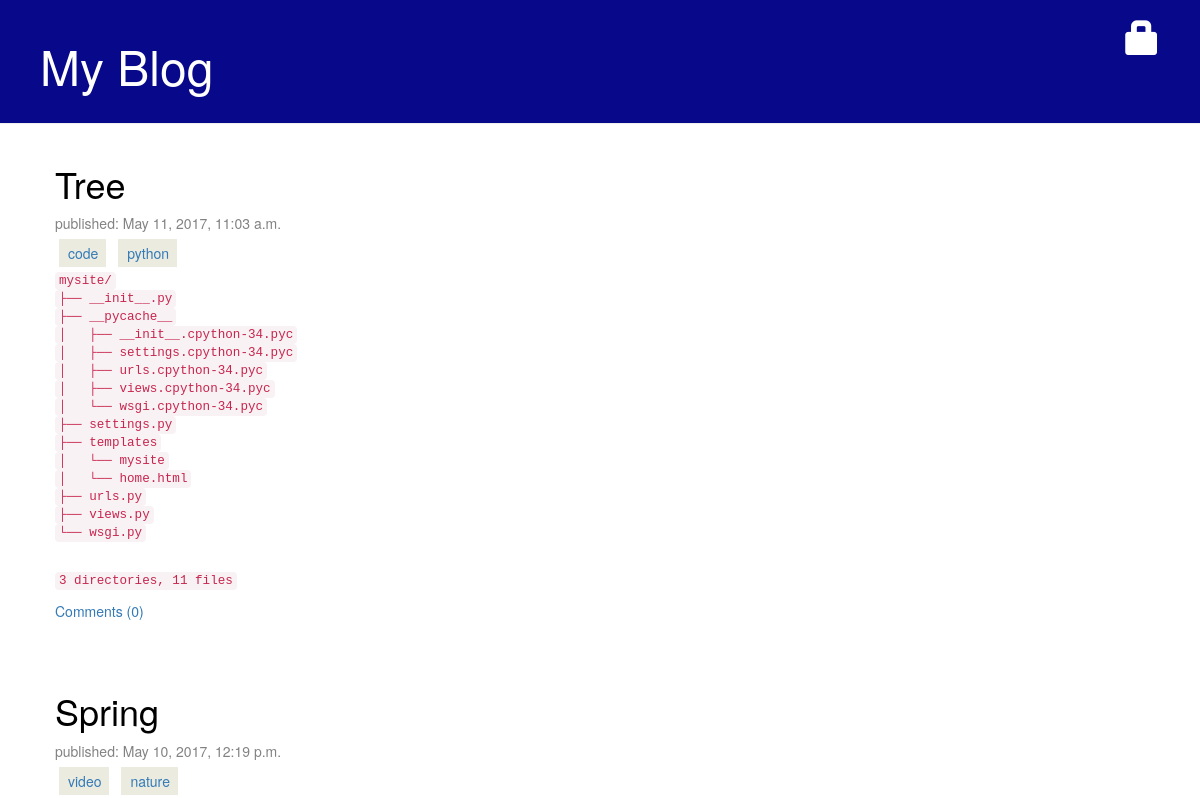
The page /blog/ (upper part) on the database as committed earlier.
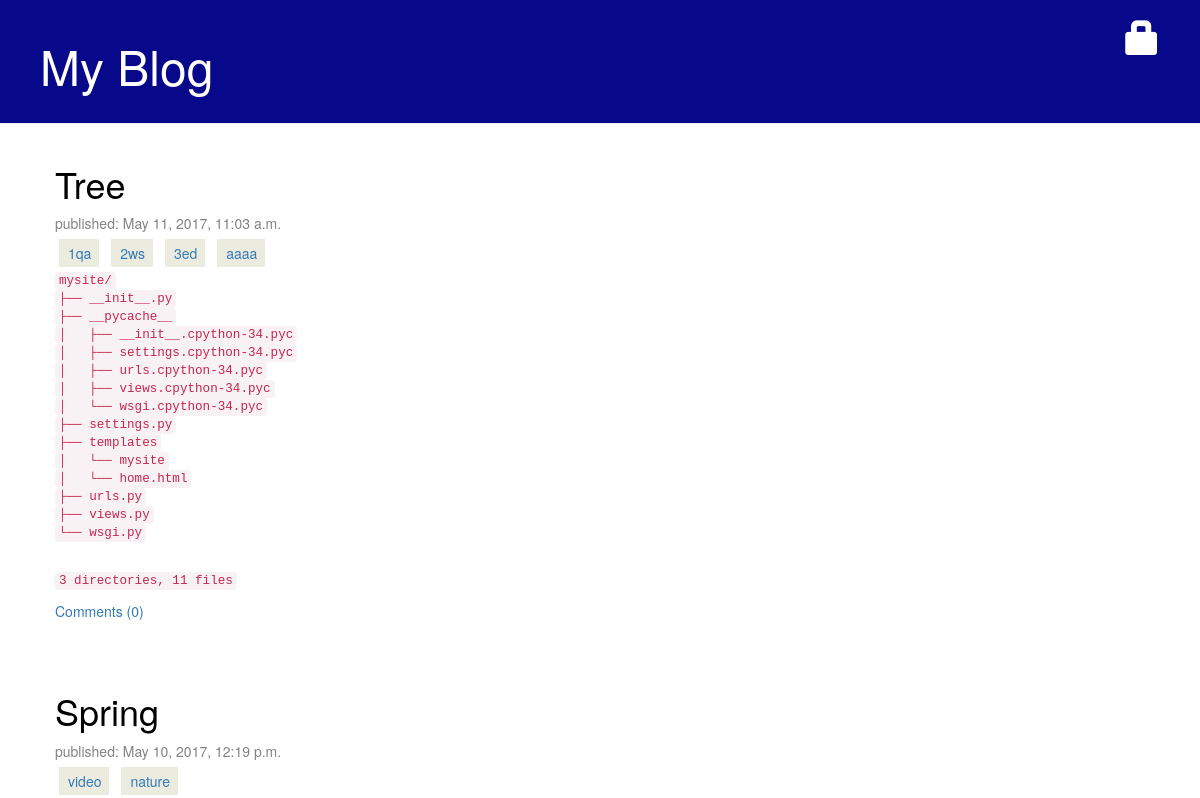
The same page on the database as committed later.
### blog/models.py (models this page shows, shortened)
class Post(models.Model):
    author = models.ForeignKey('auth.User')
    title = models.CharField(max_length=200)
    text = models.TextField()
    created_date = models.DateTimeField(
            default=timezone.now)
    published_date = models.DateTimeField(
            blank=True, null=True)
    tags = models.ManyToManyField(Tag, related_name='tags')
    def approved_comments(self):
        return self.comments.filter(approved_comment=True)

class Tag(models.Model):
    name = models.CharField(max_length=200, blank=True, null=True)

### blog/views.py (the view)
def post_list(request):
    posts = Post.objects.filter(published_date__lte=timezone.now()).order_by('-published_date')
    return render(request, 'blog/post_list.html', {'posts': posts})

### blog/templates/blog/post_list.html (shortened to what this page needs)
{% extends 'blog/base.html' %}
{% block content %}
	{% for post in posts %}
		<div class="post">
        		<h1><a href="{% url 'post_detail' pk=post.pk %}">{{ post.title }}</a></h1>
			<div class="date">
                        <p>published: {{ post.published_date }}</p>
			</div>
                        <div class="tags">
                        {% for tag in post.tags.all %}
                        <span class="mytag"><a href="{% url 'posts_list_by_tag' tag_pk=tag.pk %}">{{ tag.name }}</a></span>
                        {% endfor %}
                        </div>
	                <p>{{ post.text|safe | linebreaksbr }}</p>
			<a href="{% url 'post_detail' pk=post.pk %}">Comments ({{ post.approved_comments.count}})</a>
		</div>
	{% endfor %}
{% endblock %}

Rows that differ between the two databases and show on the page:
changed Post "Tree": loses Tag (name "code"); loses Tag (name "python")
added Tag: name "1qa", shown under Post "Tree"
added Tag: name "2ws", shown under Post "Tree"
added Tag: name "3ed", shown under Post "Tree"
added Tag: name "aaaa", shown under Post "Tree"
